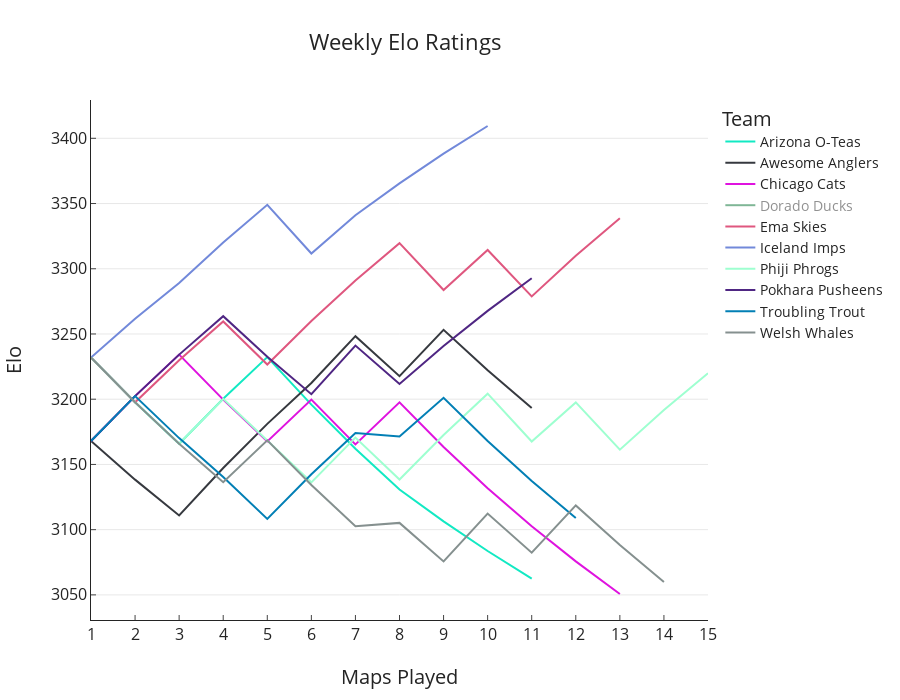

The notebook cell saved with this chart:
### Code cell
#Redo this plot with plotly
fig = px.line(title = 'Weekly Elo Ratings', width = 900, height = 700, template = 'simple_white');
for team in GWL.teamsDict:
    fig.add_trace(go.Scatter(x = list(range(1,len(GWL.teamsDict[team].ratingHist)+1)), y = GWL.teamsDict[team].ratingHist, name = team, mode="lines",
                             line = dict(color=tcDict['colors'][tcDict['team names'].index(team)])))
fig.update_xaxes(title_text = 'Maps Played', title_font =  {'size':20}, title_standoff = 25, ticks = 'inside', nticks = 15, tickfont = dict(size=16));
fig.update_yaxes(title_text = 'Elo', title_font =  {'size':20}, title_standoff = 25, ticks = 'inside', tickfont = dict(size=16), nticks = 12, showgrid=True);
fig.update_layout(title_x = 0.45, title_font=dict(size=22), legend_title = dict(text='Team',font=dict(size = 20),side='top'), legend_font=dict(size=14))
fig.show()

### Figure 1 — Plotly figure (JSON) as saved in the notebook; plotly's stock layout.template omitted (floating-point values rounded to 4 significant figures)
{"data": [{"line": {"color": "rgb(18, 233, 195)"}, "mode": "lines", "name": "Arizona O-Teas", "type": "scatter", "visible": true, "x": [1, 2, 3, 4, 5, 6, 7, 8, 9, 10, 11], "y": [3232, 3198.0, 3166.0, 3200.0, 3232.0, 3196.0, 3162.0, 3131.0, 3106.0, 3084.0, 3062.0]}, {"line": {"color": "rgb(54, 57, 63)"}, "mode": "lines", "name": "Awesome Anglers", "type": "scatter", "visible": true, "x": [1, 2, 3, 4, 5, 6, 7, 8, 9, 10, 11], "y": [3168, 3138.0, 3111.0, 3147.0, 3181.0, 3212.0, 3248.0, 3218.0, 3253.0, 3222.0, 3193.0]}, {"line": {"color": "rgb(223, 19, 223)"}, "mode": "lines", "name": "Chicago Cats", "type": "scatter", "visible": true, "x": [1, 2, 3, 4, 5, 6, 7, 8, 9, 10, 11, 12, 13], "y": [3168, 3202.0, 3234.0, 3200.0, 3168.0, 3200.0, 3165.0, 3198.0, 3163.0, 3132.0, 3103.0, 3076.0, 3051.0]}, {"line": {"color": "rgb(0, 110, 46)"}, "mode": "lines", "name": "Dorado Ducks", "type": "scatter", "visible": "legendonly", "x": [1, 2, 3, 4, 5, 6, 7, 8, 9, 10, 11, 12], "y": [3168, 3202.0, 3234.0, 3200.0, 3232.0, 3265.0, 3231.0, 3200.0, 3172.0, 3205.0, 3235.0, 3264.0]}, {"line": {"color": "rgb(223, 87, 127)"}, "mode": "lines", "name": "Ema Skies", "type": "scatter", "visible": true, "x": [1, 2, 3, 4, 5, 6, 7, 8, 9, 10, 11, 12, 13], "y": [3232, 3198.0, 3230.0, 3260.0, 3227.0, 3260.0, 3291.0, 3320.0, 3284.0, 3314.0, 3279.0, 3310.0, 3339.0]}, {"line": {"color": "rgb(114, 137, 218)"}, "mode": "lines", "name": "Iceland Imps", "type": "scatter", "visible": true, "x": [1, 2, 3, 4, 5, 6, 7, 8, 9, 10], "y": [3232, 3262.0, 3289.0, 3320.0, 3349.0, 3312.0, 3341.0, 3365.0, 3388.0, 3409.0]}, {"line": {"color": "rgb(158, 255, 208)"}, "mode": "lines", "name": "Phiji Phrogs", "type": "scatter", "visible": true, "x": [1, 2, 3, 4, 5, 6, 7, 8, 9, 10, 11, 12, 13, 14, 15], "y": [3232, 3198.0, 3166.0, 3200.0, 3168.0, 3136.0, 3171.0, 3138.0, 3173.0, 3204.0, 3168.0, 3198.0, 3161.0, 3192.0, 3220.0]}, {"line": {"color": "rgb(79, 38, 131)"}, "mode": "lines", "name": "Pokhara Pusheens", "type": "scatter", "visible": true, "x": [1, 2, 3, 4, 5, 6, 7, 8, 9, 10, 11], "y": [3168, 3202.0, 3234.0, 3264.0, 3233.0, 3204.0, 3241.0, 3212.0, 3241.0, 3268.0, 3293.0]}, {"line": {"color": "rgb(2, 127, 181)"}, "mode": "lines", "name": "Troubling Trout", "type": "scatter", "visible": true, "x": [1, 2, 3, 4, 5, 6, 7, 8, 9, 10, 11, 12], "y": [3168, 3202.0, 3170.0, 3140.0, 3108.0, 3142.0, 3174.0, 3172.0, 3201.0, 3168.0, 3137.0, 3109.0]}, {"line": {"color": "rgb(133, 144, 143)"}, "mode": "lines", "name": "Welsh Whales", "type": "scatter", "visible": true, "x": [1, 2, 3, 4, 5, 6, 7, 8, 9, 10, 11, 12, 13, 14], "y": [3232, 3198.0, 3166.0, 3136.0, 3168.0, 3134.0, 3103.0, 3105.0, 3076.0, 3112.0, 3082.0, 3119.0, 3088.0, 3060.0]}], "layout": {"height": 700, "legend": {"font": {"size": 14}, "title": {"font": {"size": 20}, "side": "top", "text": "Team"}, "tracegroupgap": 0}, "title": {"font": {"size": 22}, "text": "Weekly Elo Ratings", "x": 0.45}, "width": 900, "xaxis": {"anchor": "y", "autorange": true, "domain": [0, 1], "nticks": 15, "range": [1, 15], "tickfont": {"size": 16}, "ticks": "inside", "title": {"font": {"size": 20}, "standoff": 25, "text": "Maps Played"}, "type": "linear"}, "yaxis": {"anchor": "x", "autorange": true, "domain": [0, 1], "nticks": 12, "range": [3031.0, 3429.0], "showgrid": true, "tickfont": {"size": 16}, "ticks": "inside", "title": {"font": {"size": 20}, "standoff": 25, "text": "Elo"}, "type": "linear"}}}
